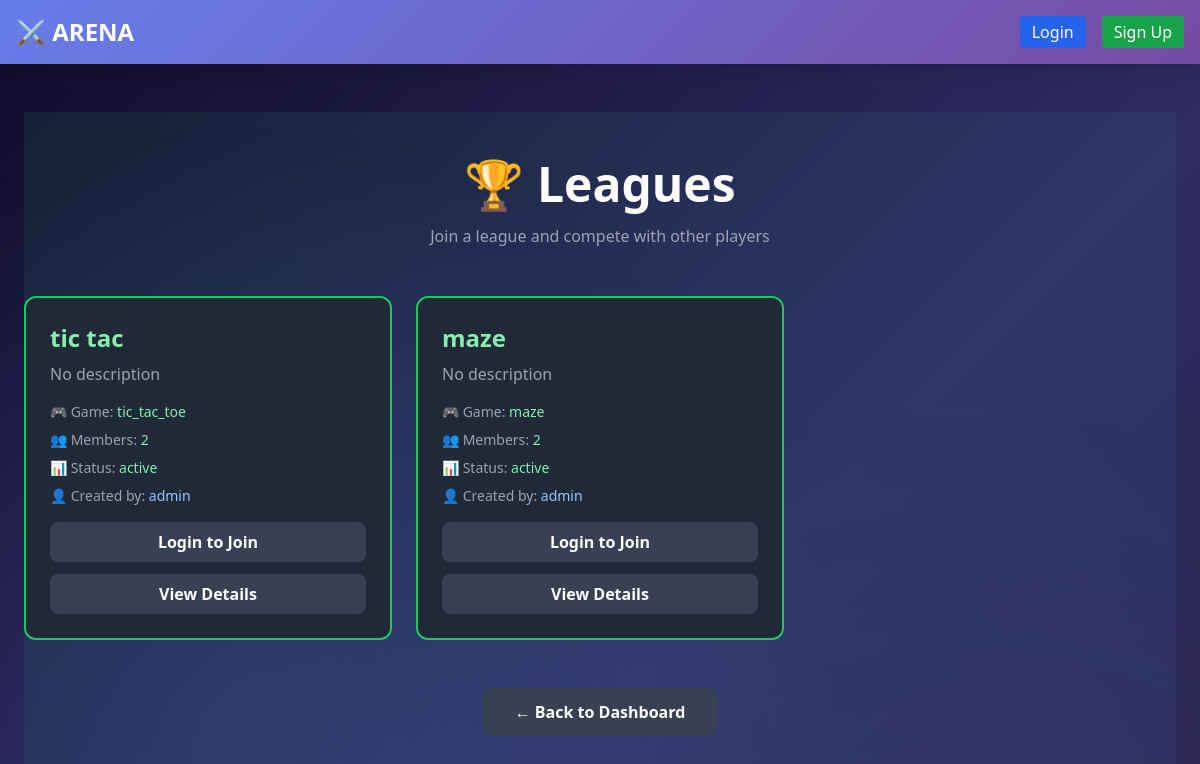
The page /leagues on the database its author committed.
### models.py (models this page shows)
class League(db.Model):
    id = db.Column(db.Integer, primary_key=True)
    name = db.Column(db.String(200), nullable=False, unique=True)
    description = db.Column(db.Text)
    game_type = db.Column(db.String(20), nullable=False)  # tic_tac_toe, checkers, maze
    status = db.Column(db.String(20), default='active')  # active, inactive, archived
    created_by = db.Column(db.Integer, db.ForeignKey('user.id'), nullable=False)
    created_at = db.Column(db.DateTime, default=datetime.utcnow)
    updated_at = db.Column(db.DateTime, default=datetime.utcnow, onupdate=datetime.utcnow)
    members = db.relationship('LeagueMember', backref='league', lazy=True, cascade='all, delete-orphan')

class User(UserMixin, db.Model):
    id = db.Column(db.Integer, primary_key=True)
    username = db.Column(db.String(80), unique=True, nullable=False)
    password = db.Column(db.String(200), nullable=False)
    role = db.Column(db.String(20), nullable=False)  # player or admin
    created_at = db.Column(db.DateTime, default=datetime.utcnow)
    advertisements = db.relationship('Advertisement', backref='advertiser', lazy=True, cascade='all, delete-orphan')
    leagues_created = db.relationship('League', backref='creator', lazy=True, cascade='all, delete-orphan', foreign_keys='League.created_by')
    tournaments_created = db.relationship('Tournament', backref='creator', lazy=True, cascade='all, delete-orphan', foreign_keys='Tournament.created_by')
    league_memberships = db.relationship('LeagueMember', backref='user', lazy=True, cascade='all, delete-orphan')
    tournament_participations = db.relationship('TournamentParticipant', backref='user', lazy=True, cascade='all, delete-orphan')

### ads.py (the view)
@ads_bp.route("/leagues")
def leagues():
    leagues = League.query.filter_by(status='active').all()
    return render_template("leagues.html", leagues=leagues)

### templates/leagues.html (shortened to what this page needs)
{% extends "base.html" %}
{% block content %}
<div class="max-w-6xl mx-auto leagues-bg min-h-screen py-12">
  <h1 class="text-5xl font-bold mb-4 text-center scale-in">🏆 Leagues</h1>
  <p class="text-gray-400 text-center mb-12 fade-in">Join a league and compete with other players</p>
  {% if not leagues %}
  <div class="bg-gray-800 p-8 rounded-xl text-center border-2 border-gray-600">
    <p class="text-gray-400">No leagues available yet.</p>
    <a href="/dashboard" class="mt-4 inline-block bg-blue-600 hover:bg-blue-700 text-white font-bold py-2 px-6 rounded-lg transition">Back to Dashboard</a>
  </div>
  {% else %}
  <div class="grid grid-cols-1 md:grid-cols-2 lg:grid-cols-3 gap-6">
    {% for league in leagues %}
    <div class="bg-gray-800 p-6 rounded-xl border-2 border-green-500 hover:border-green-400 transition card-hover">
      <h2 class="text-2xl font-bold text-green-300 mb-2">{{ league.name }}</h2>
      <p class="text-gray-400 mb-4">{{ league.description or 'No description' }}</p>
      <div class="space-y-2 mb-4 text-sm text-gray-400">
        <p>🎮 Game: <span class="text-green-300">{{ league.game_type }}</span></p>
        <p>👥 Members: <span class="text-green-300">{{ league.members|length }}</span></p>
        <p>📊 Status: <span class="text-green-300">{{ league.status }}</span></p>
        <p>👤 Created by: <span class="text-blue-300">{{ league.creator.username }}</span></p>
      </div>
      {% if current_user.is_authenticated %}
        {% set is_member = league.members|selectattr('user_id', 'equalto', current_user.id)|list|length > 0 %}
        {% if is_member %}
          <button class="w-full bg-green-600 text-white font-bold py-2 rounded-lg cursor-not-allowed opacity-75">✓ Member</button>
        {% else %}
          <form method="POST" action="/join-league" style="display:inline;width:100%;">
            <input type="hidden" name="league_id" value="{{ league.id }}">
            <button type="submit" class="w-full bg-blue-600 hover:bg-blue-700 text-white font-bold py-2 rounded-lg transition button-hover">Join League</button>
          </form>
        {% endif %}
      {% else %}
        <a href="/login" class="block text-center bg-gray-700 hover:bg-gray-600 text-white font-bold py-2 rounded-lg transition">Login to Join</a>
      {% endif %}
      <a href="/league/{{ league.id }}" class="block text-center mt-3 bg-gray-700 hover:bg-gray-600 text-white font-bold py-2 rounded-lg transition">View Details</a>
    </div>
    {% endfor %}
  </div>
  {% endif %}
  <div class="mt-12 text-center">
    <a href="/dashboard" class="inline-block bg-gray-700 hover:bg-gray-600 text-white font-bold py-3 px-8 rounded-lg transition">← Back to Dashboard</a>
  </div>
</div>
{% endblock %}

### templates/base.html (shortened to what this page needs)
<!DOCTYPE html>
<html lang="en">
<head>
  <script src="https://cdn.tailwindcss.com"></script>
</head>
<body class="bg-gray-900 text-white relative">
  <nav class="gradient-bg shadow-lg sticky top-0 z-50 slide-in-left">
    <div class="max-w-7xl mx-auto px-4 py-4 flex justify-between items-center">
      <h1 class="text-2xl font-bold bounce-slow">⚔️ ARENA</h1>
      <div class="flex gap-4 items-center">
        {% if current_user.is_authenticated %}
          <span class="text-sm fade-in">{{ current_user.username }} <span class="text-yellow-300 font-bold">({{ current_user.role }})</span></span>
          <a href="/logout" class="bg-red-600 px-3 py-1 rounded hover:bg-red-700 transition button-hover" onclick="playSound('click')">Logout</a>
        {% else %}
          <a href="/login" class="bg-blue-600 px-3 py-1 rounded hover:bg-blue-700 transition button-hover" onclick="playSound('click')">Login</a>
          <a href="/signup" class="bg-green-600 px-3 py-1 rounded hover:bg-green-700 transition button-hover" onclick="playSound('click')">Sign Up</a>
        {% endif %}
      </div>
    </div>
  </nav>
  <div class="min-h-screen py-12 px-4 relative z-10">
    <div class="flex justify-center">
      <div class="w-full max-w-7xl fade-in">
        {% block content %}{% endblock %}
      </div>
    </div>
  </div>
</body>
</html>

### templates/base.html (style rules this page uses)
.fade-in { animation: fadeIn 0.5s ease-out; }
.slide-in-left { animation: slideInLeft 0.5s ease-out; }
.scale-in { animation: scaleIn 0.4s ease-out; }
.bounce-slow { animation: bounce-slow 2s ease-in-out infinite; }
.gradient-bg { background: linear-gradient(135deg, #667eea 0%, #764ba2 100%); }
.button-hover { transition: all 0.3s ease; }
.card-hover { transition: all 0.3s ease; }
body { background: linear-gradient(135deg, #0f0c29 0%, #302b63 50%, #24243e 100%); background-attachment: fixed; background-repeat: no-repeat; min-height: 100vh; }
body::before { content: ''; position: fixed; top: 0; left: 0; right: 0; bottom: 0; background-image: radial-gradient(circle at 20% 50%, rgba(102, 126, 234, 0.15) 0%, transparent 50%), radial-gradient(circle at 80% 80%, rgba(118, 75, 162, 0.15) 0%, transparent 50%); pointer-events: none; z-index: 1; }

### templates/leagues.html (style rules this page uses)
.leagues-bg { background: linear-gradient(135deg, rgba(34, 197, 94, 0.1) 0%, rgba(59, 130, 246, 0.1) 100%); background-attachment: fixed; }

### rows shown on the page
League: name "tic tac", description "No description", game_type "tic_tac_toe", members|length "2", status "active", creator.username "admin"
League: name "maze", description "No description", game_type "maze", members|length "2", status "active", creator.username "admin"
